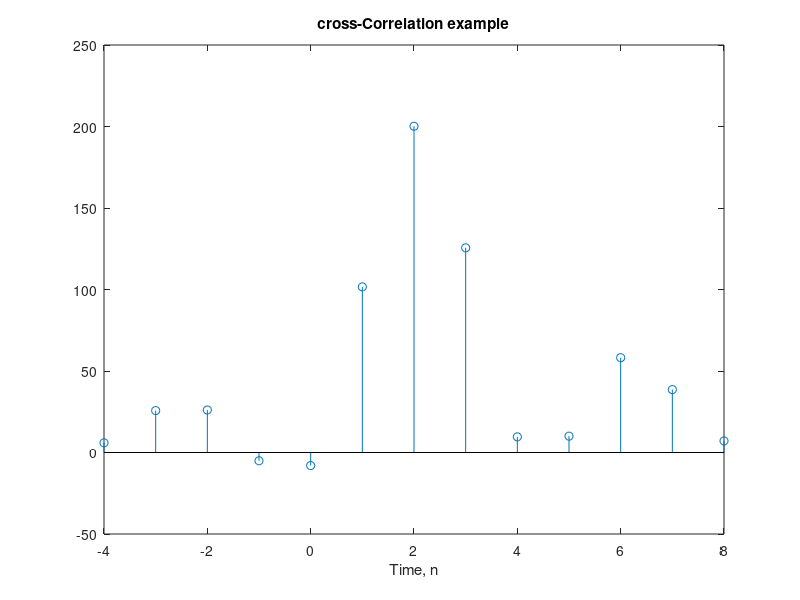

MATLAB code for this plot:
%Solved Question 4

clc;
close all;
clear all;
x = [3, 11,7,0,-1,4,2];

nx = -3:3;
ny = nx+2; %Every value added with 2

y1 = x;
w= randn(1, length(y1));
y = y1+ w;%noise added
nyb = ny(1)+nx(1);
nye = ny(length(y1))+nx(length(x));
ny = nyb:nye;
xcr = xcorr(x,y);%cross correlation 
stem(ny, xcr);
title("cross-Correlation example");
xlabel("Time, n");

